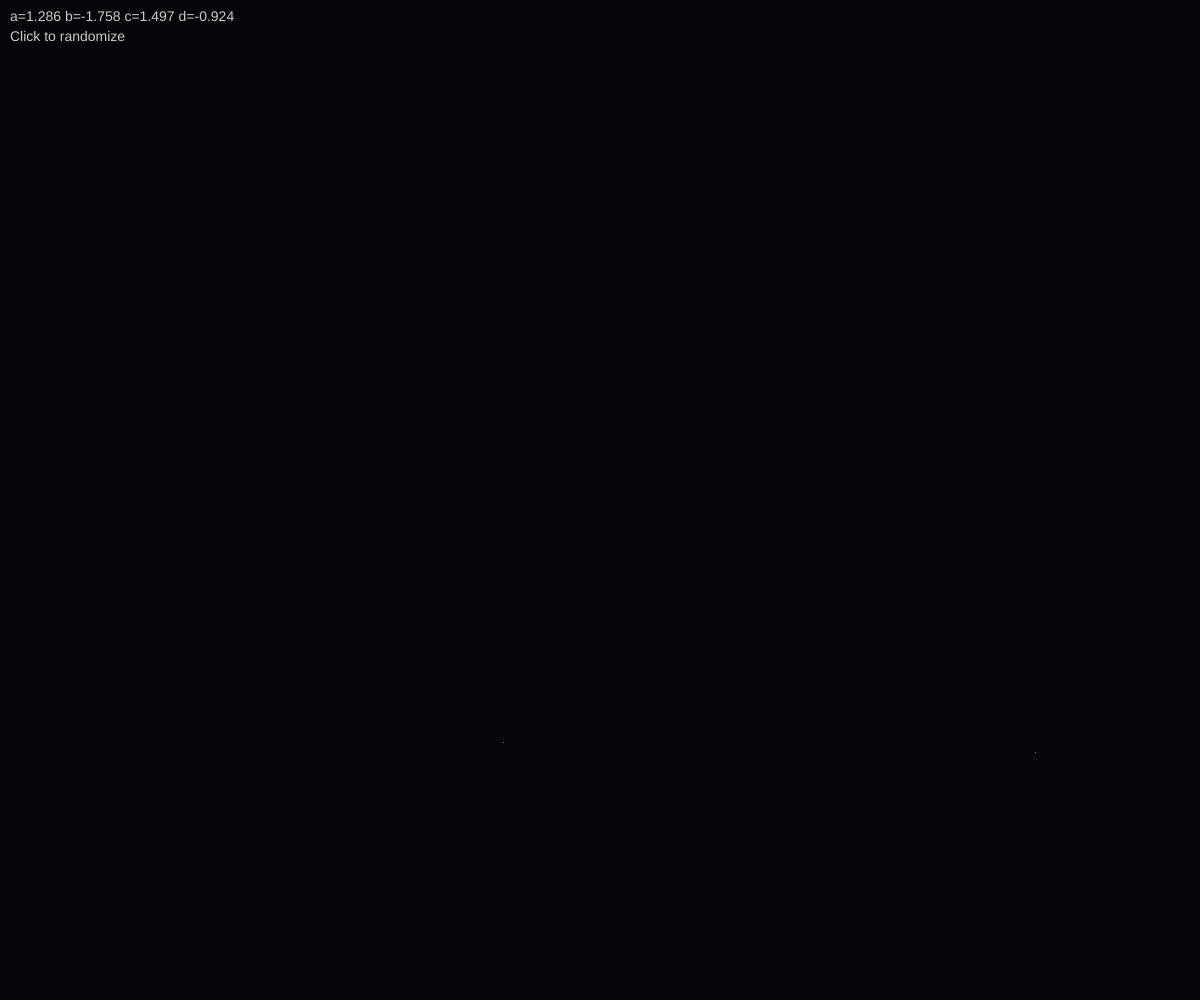
Frame 1 (no input)
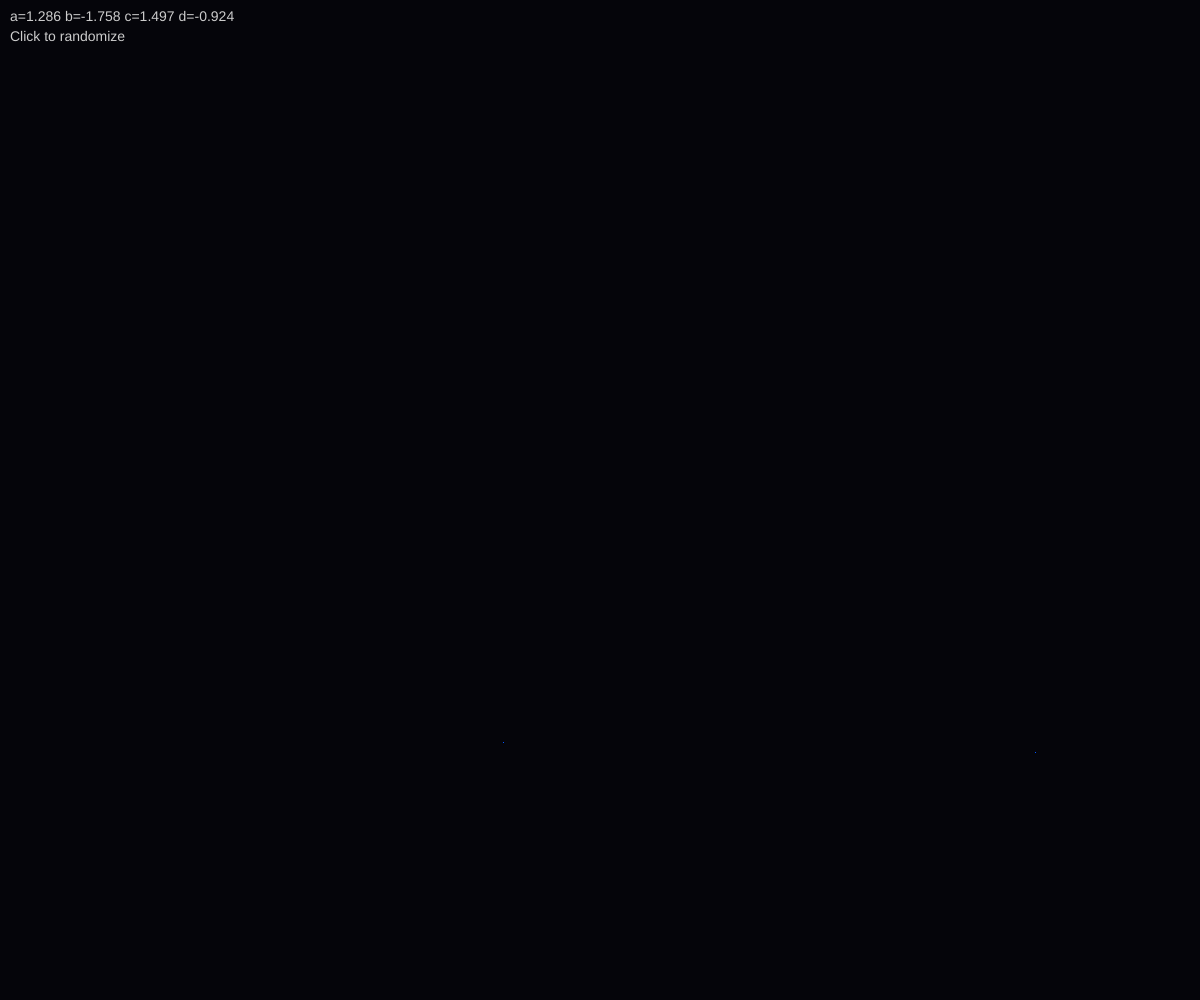
Frame 60 (no input)
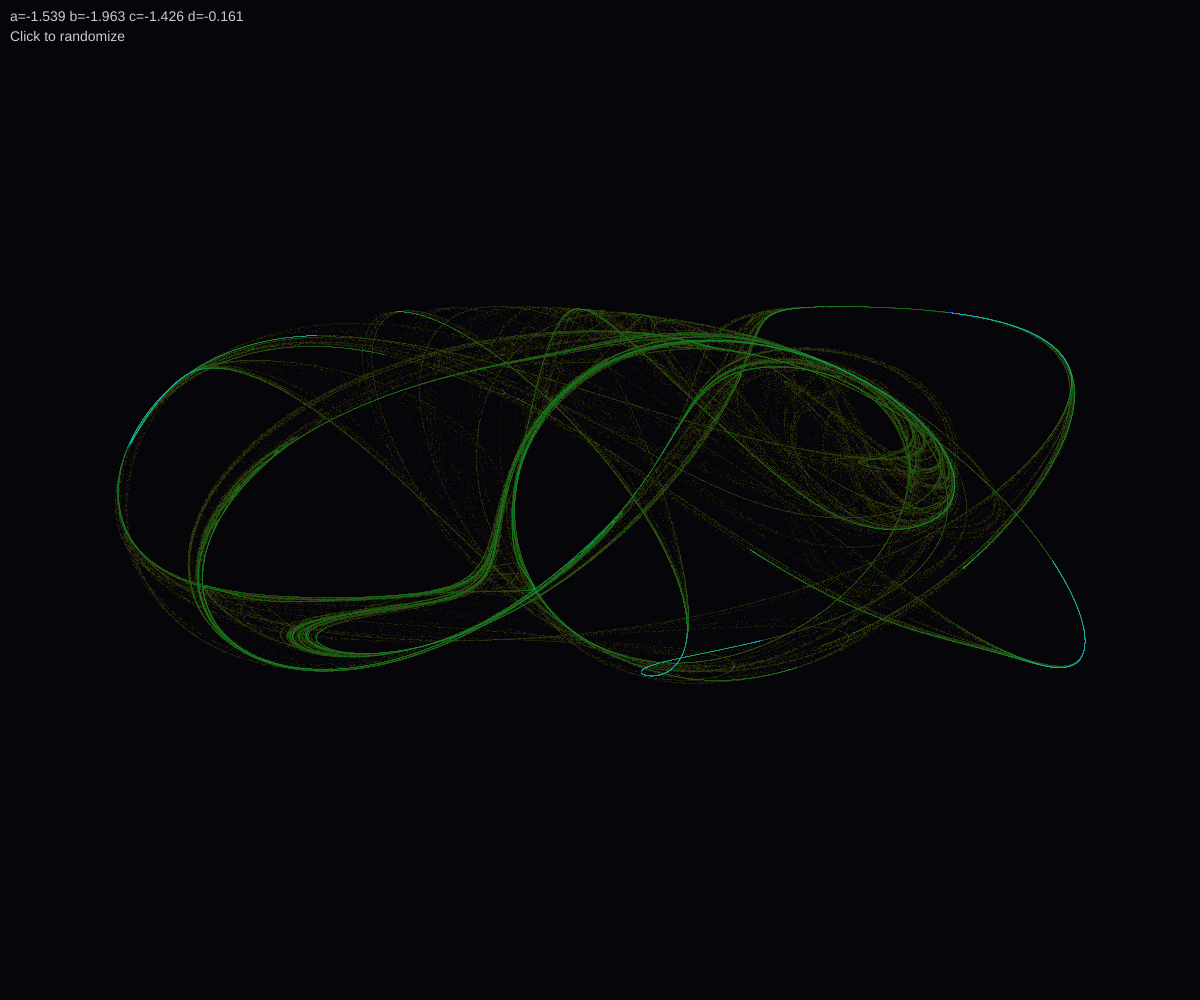
Frame 120 (the mouse pressed at the canvas centre since frame 60)

The p5.js sketch that drew these frames (run headless with seeded random() and noise() and a simulated clock; from frame 60 on, the mouse is pressed at the canvas centre):

// p5.js sketch
// ── sketch.js
// Clifford Attractor
// x' = sin(a*y) + c*cos(a*x)
// y' = sin(b*x) + d*cos(b*y)

let a, b, c, d;
let x, y;
let points = [];
let density;
let maxDensity = 1;
let time = 0;

function setup() {
  createCanvas(windowWidth, windowHeight);
  colorMode(HSB, 360, 100, 100, 100);
  pixelDensity(1);

  density = new Float32Array(width * height);

  randomizeParams();
  generateAttractor();
}

function randomizeParams() {
  // Clifford attractor parameters
  a = random(-3, 3);
  b = random(-3, 3);
  c = random(-3, 3);
  d = random(-3, 3);

  // Reset
  density.fill(0);
  maxDensity = 1;
  x = random(-0.1, 0.1);
  y = random(-0.1, 0.1);
}

function generateAttractor() {
  let iterations = 500000;

  for (let i = 0; i < iterations; i++) {
    // Clifford attractor equations
    let xNew = sin(a * y) + c * cos(a * x);
    let yNew = sin(b * x) + d * cos(b * y);

    x = xNew;
    y = yNew;

    // Skip first iterations for warmup
    if (i < 100) continue;

    // Map to screen coordinates
    let px = floor(map(x, -3, 3, 0, width));
    let py = floor(map(y, -3, 3, 0, height));

    if (px >= 0 && px < width && py >= 0 && py < height) {
      let idx = px + py * width;
      density[idx]++;
      if (density[idx] > maxDensity) maxDensity = density[idx];
    }
  }
}

function draw() {
  background(240, 30, 5);

  loadPixels();

  let logMax = log(maxDensity + 1);

  for (let i = 0; i < width * height; i++) {
    if (density[i] > 0) {
      let val = log(density[i] + 1) / logMax;
      let hue = (val * 200 + time * 20) % 360;
      let sat = 70 + val * 30;
      let bri = val * 100;

      let c = color(hue, sat, bri);
      let idx = i * 4;
      pixels[idx] = red(c);
      pixels[idx + 1] = green(c);
      pixels[idx + 2] = blue(c);
      pixels[idx + 3] = 255;
    } else {
      let idx = i * 4;
      pixels[idx] = 5;
      pixels[idx + 1] = 5;
      pixels[idx + 2] = 10;
      pixels[idx + 3] = 255;
    }
  }

  updatePixels();

  time += deltaTime / 1000;

  // Display parameters
  fill(0, 0, 80);
  noStroke();
  textSize(14);
  textAlign(LEFT, TOP);
  text(`a=${a.toFixed(3)} b=${b.toFixed(3)} c=${c.toFixed(3)} d=${d.toFixed(3)}`, 10, 10);
  text("Click to randomize", 10, 30);
}

function mousePressed() {
  randomizeParams();
  generateAttractor();
}

function windowResized() {
  resizeCanvas(windowWidth, windowHeight);
  density = new Float32Array(width * height);
  density.fill(0);
  maxDensity = 1;
  generateAttractor();
}
